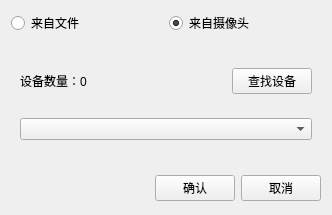
<?xml version="1.0" encoding="UTF-8"?>
<ui version="4.0">
 <class>CameraSettingDialog</class>
 <widget class="QDialog" name="CameraSettingDialog">
  <property name="geometry">
   <rect>
    <x>0</x>
    <y>0</y>
    <width>332</width>
    <height>215</height>
   </rect>
  </property>
  <property name="windowTitle">
   <string>CameraSetting</string>
  </property>
  <layout class="QVBoxLayout" name="verticalLayout">
   <item>
    <layout class="QHBoxLayout" name="horizontalLayout">
     <item>
      <widget class="QRadioButton" name="fromFileRadioButton">
       <property name="text">
        <string>来自文件</string>
       </property>
      </widget>
     </item>
     <item>
      <widget class="QRadioButton" name="fromCameraRadioButton">
       <property name="text">
        <string>来自摄像头</string>
       </property>
       <property name="checked">
        <bool>true</bool>
       </property>
      </widget>
     </item>
    </layout>
   </item>
   <item>
    <widget class="QStackedWidget" name="stackedWidget">
     <property name="currentIndex">
      <number>1</number>
     </property>
     <widget class="QWidget" name="filePage">
      <layout class="QVBoxLayout" name="verticalLayout_2">
       <item>
        <layout class="QHBoxLayout" name="horizontalLayout_2">
         <item>
          <widget class="QPushButton" name="openFilePushButton">
           <property name="text">
            <string>选择文件</string>
           </property>
          </widget>
         </item>
         <item>
          <spacer name="horizontalSpacer">
           <property name="orientation">
            <enum>Qt::Horizontal</enum>
           </property>
           <property name="sizeHint" stdset="0">
            <size>
             <width>40</width>
             <height>20</height>
            </size>
           </property>
          </spacer>
         </item>
        </layout>
       </item>
       <item>
        <widget class="QLabel" name="fileNameLabel">
         <property name="sizePolicy">
          <sizepolicy hsizetype="Preferred" vsizetype="Preferred">
           <horstretch>0</horstretch>
           <verstretch>0</verstretch>
          </sizepolicy>
         </property>
         <property name="text">
          <string>支持jpg，bmp，mp4等格式。</string>
         </property>
        </widget>
       </item>
      </layout>
     </widget>
     <widget class="QWidget" name="cameraPage">
      <layout class="QGridLayout" name="gridLayout">
       <item row="2" column="0" colspan="3">
        <widget class="QComboBox" name="cameraListComboBox"/>
       </item>
       <item row="0" column="0">
        <widget class="QLabel" name="deviceNumberLabel">
         <property name="text">
          <string>设备数量：0</string>
         </property>
        </widget>
       </item>
       <item row="0" column="2">
        <widget class="QPushButton" name="searchCameraPushButton">
         <property name="text">
          <string>查找设备</string>
         </property>
        </widget>
       </item>
       <item row="0" column="1">
        <spacer name="horizontalSpacer_2">
         <property name="orientation">
          <enum>Qt::Horizontal</enum>
         </property>
         <property name="sizeHint" stdset="0">
          <size>
           <width>40</width>
           <height>20</height>
          </size>
         </property>
        </spacer>
       </item>
      </layout>
     </widget>
    </widget>
   </item>
   <item>
    <layout class="QHBoxLayout" name="buttons">
     <property name="spacing">
      <number>6</number>
     </property>
     <property name="leftMargin">
      <number>0</number>
     </property>
     <property name="topMargin">
      <number>0</number>
     </property>
     <property name="rightMargin">
      <number>0</number>
     </property>
     <property name="bottomMargin">
      <number>0</number>
     </property>
     <item>
      <spacer name="spacer">
       <property name="orientation">
        <enum>Qt::Horizontal</enum>
       </property>
       <property name="sizeHint" stdset="0">
        <size>
         <width>131</width>
         <height>31</height>
        </size>
       </property>
      </spacer>
     </item>
     <item>
      <widget class="QPushButton" name="okButton">
       <property name="text">
        <string>确认</string>
       </property>
      </widget>
     </item>
     <item>
      <widget class="QPushButton" name="cancelButton">
       <property name="text">
        <string>取消</string>
       </property>
      </widget>
     </item>
    </layout>
   </item>
  </layout>
 </widget>
 <resources/>
 <connections>
  <connection>
   <sender>okButton</sender>
   <signal>clicked()</signal>
   <receiver>CameraSettingDialog</receiver>
   <slot>accept()</slot>
   <hints>
    <hint type="sourcelabel">
     <x>178</x>
     <y>255</y>
    </hint>
    <hint type="destinationlabel">
     <x>96</x>
     <y>233</y>
    </hint>
   </hints>
  </connection>
  <connection>
   <sender>cancelButton</sender>
   <signal>clicked()</signal>
   <receiver>CameraSettingDialog</receiver>
   <slot>reject()</slot>
   <hints>
    <hint type="sourcelabel">
     <x>259</x>
     <y>255</y>
    </hint>
    <hint type="destinationlabel">
     <x>179</x>
     <y>233</y>
    </hint>
   </hints>
  </connection>
 </connections>
</ui>
